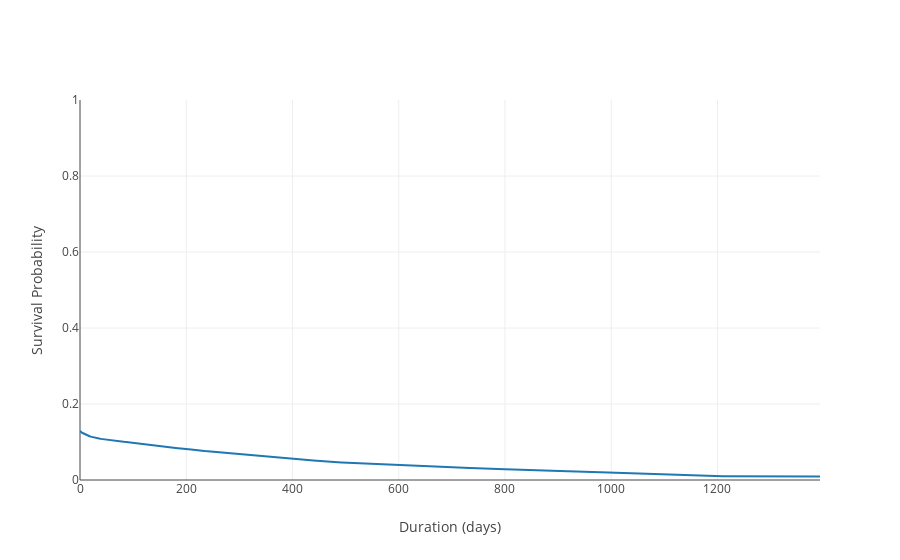

Write notebook code for a chart like this one.
### Markdown cell above
And then plot using plotly:

### Code cell
trace = go.Scatter(x=survTable['timeline'],y=survTable['KM_estimate'])
layout = go.Layout(yaxis={'range':[0,1],'showline':False,'title':'Survival Probability'},xaxis={'title':'Duration (days)'})
fig=go.Figure(data=[trace],layout=layout)
offline.iplot(fig)

### Figure 1 — Plotly figure (JSON) as saved in the notebook; plotly's stock layout.template omitted (floating-point values rounded to 4 significant figures; data arrays with more than 128 entries replaced by an {"elided": "..."} marker saying what was removed)
{"data": [{"type": "scatter", "uid": "22c25f66-9b38-49a4-9932-9b9c935dacd5", "x": {"elided": "1268 int values"}, "y": {"elided": "1268 float values"}}], "layout": {"xaxis": {"title": {"text": "Duration (days)"}}, "yaxis": {"range": [0, 1], "showline": false, "title": {"text": "Survival Probability"}}}}
